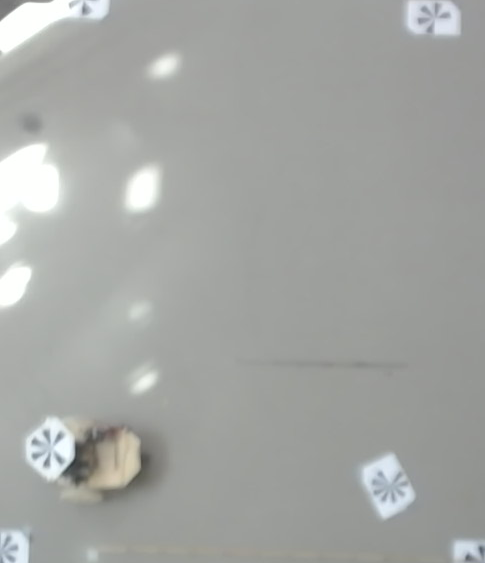
#> input picture digital_media/Test_results/frobit_movement2/test1/before/feature_de_RGB_crop.png, 485 x 563 px
$ python draw.py
#> lines starting #> are read from the running program, lines starting #| are printed output that depends on the picture; after the words box and inside, x2 and y2 are one past the last pixel; in counts of white or black regions, pixels touching at a corner belong together
# -*- coding: utf-8 -*-
#!/usr/bin/env python

#import rospy
import cv2
import numpy as np
#from std_msgs.msg import String

com = cv2.imread('feature_de_RGB_crop.png')
#> com is the input picture: shape (563, 485, 3); mean B, G, R 163.3, 166.2, 164.2

def save(image):
    cv2.imwrite('tmp.png',image)

def path(image):
    image[image == 0]=1        #so it is possible to merge images
    image[image ==4]=255        #setting start to white
    image[image == 6] = 255    #setting end to white
    image[image == 8]= 200      #Waypoints
    image[image == 5]= 120      #path
    #Black everything else
    return image

def merge(image,image2):
    return image * image2

def drawRoute():
    img = np.loadtxt("Map.txt")
    cv2.imshow('raw',img)
    save(img)
    newImg=cv2.imread('tmp.png')
    p = path(newImg)
    merg = merge(p,com)
    cv2.imshow('my paths',p)
    cv2.imshow('paths merge into start',merg)
    cv2.imwrite('merged.png',merg)
    cv2.waitKey(0)


drawRoute()
#> in drawRoute, `cv2.imshow('raw',img)`:
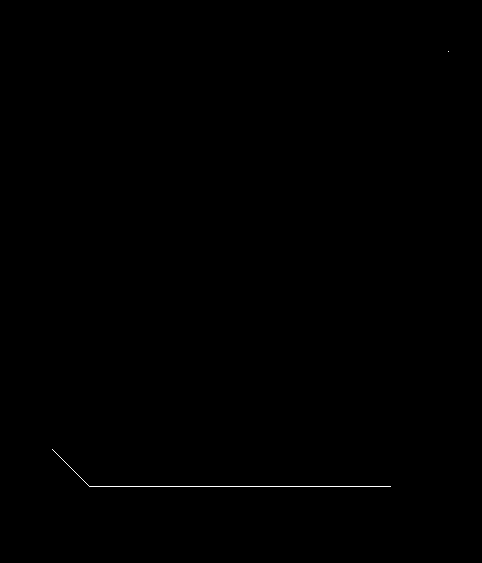
#> window 'raw': shape (563, 482); 0.13% white in thin lines or dots, all inside (x1, y1, x2, y2) = (52, 51, 449, 487)
#> in path, `image[image ==4]=255`: image: shape (563, 482, 3); min 1, max 255, mean 1
#> in path, `image[image == 5]= 120`:
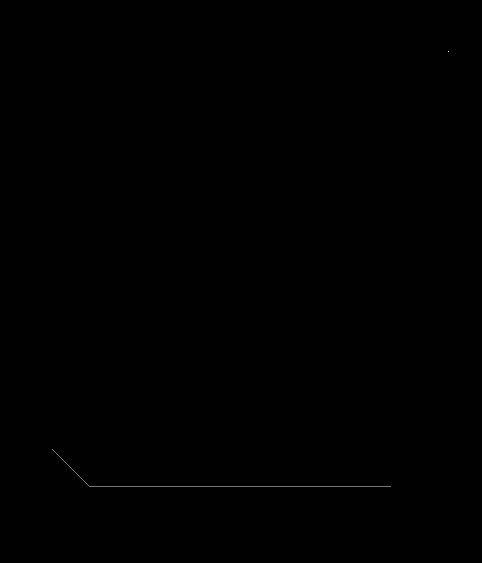
#> image: shape (563, 482, 3); min 1, max 255, mean 1.1
#> (the run stopped early here; a loop or call above may not have finished)
